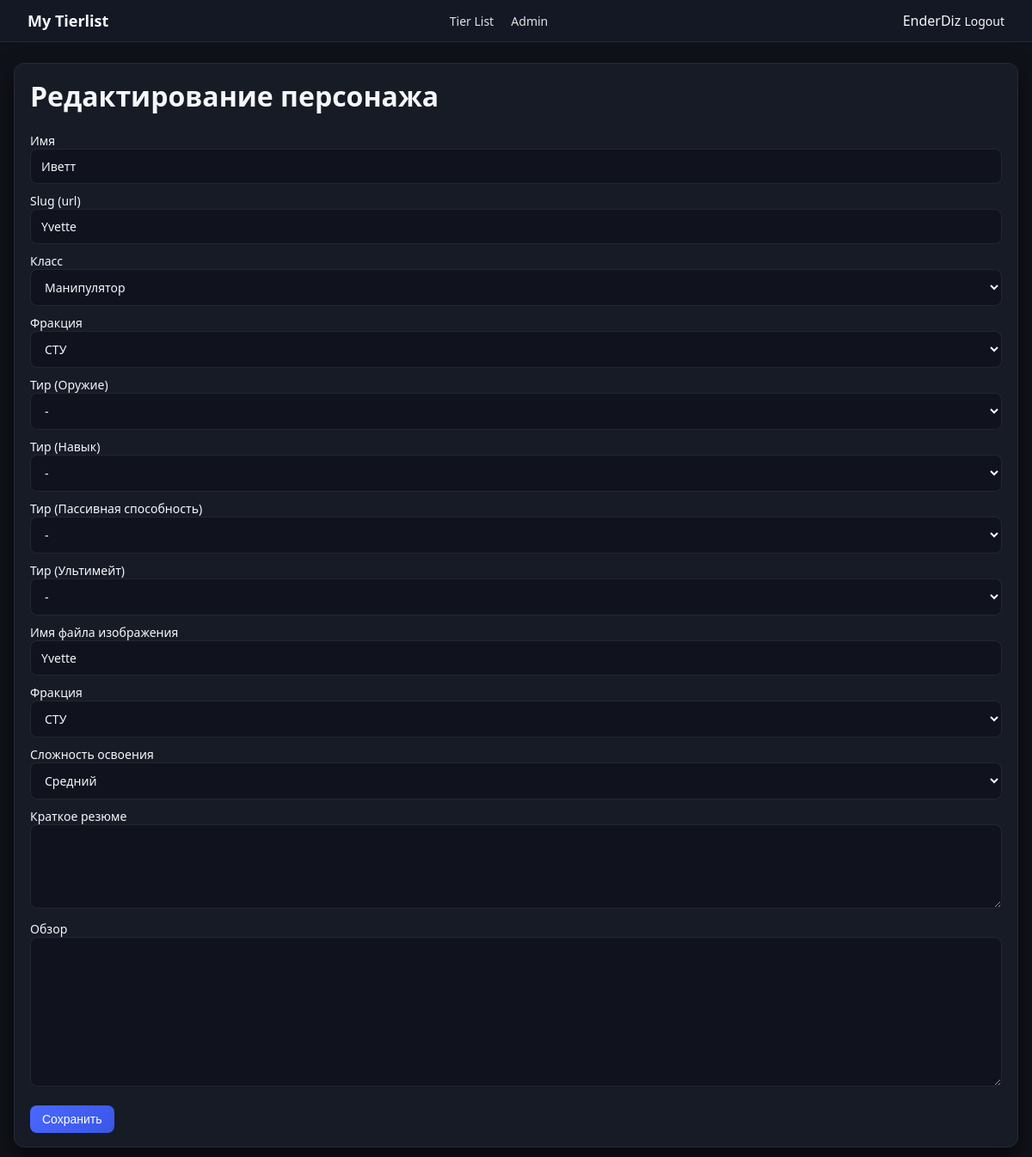
The app's page /admin/character/4/edit (signed in) with its own data.
### models.py (models this page shows, shortened)
class User(db.Model):
    id = db.Column(db.Integer, primary_key=True)
    username = db.Column(db.String(64), unique=True, nullable=False)
    password_hash = db.Column(db.String(255), nullable=False)
    is_admin = db.Column(db.Boolean, default=False)

class Character(db.Model):
    id = db.Column(db.Integer, primary_key=True)
    name = db.Column(db.String(128), nullable=False)
    slug = db.Column(db.String(128), unique=True, nullable=False)
    class_name = db.Column(db.String(32))
    faction = db.Column(db.String(32))
    tier_weapon = db.Column(db.String(1))
    tier_skill = db.Column(db.String(1))
    tier_passive = db.Column(db.String(1))
    tier_ultimate = db.Column(db.String(1))
    difficulty = db.Column(db.String(32))  # НОВОЕ: сложность освоения
    short_summary = db.Column(db.Text)
    review = db.Column(db.Text)
    image_name = db.Column(db.String(255))
    skills = db.relationship("Skill", backref="character", lazy=True,
                             cascade="all, delete-orphan")

### app.py (the view, shortened to what this page needs)
    @app.route("/admin/character/<int:char_id>/edit", methods=["GET", "POST"])
    @admin_required
    def admin_edit_character(char_id):
        ch = Character.query.get_or_404(char_id)
        return render_template("admin_edit_character.html", character=ch)

### auth.py (called while the page is built)
def get_current_user():
    user_id = session.get("user_id")
    if user_id is None:
        return None
    return User.query.get(user_id)

def admin_required(view_func):
    @wraps(view_func)
    def wrapper(*args, **kwargs):
        user = get_current_user()
        if not user or not user.is_admin:
            flash("Недостаточно прав.", "error")
            return redirect(url_for("login"))
        return view_func(*args, **kwargs)
    return wrapper

### templates/admin_edit_character.html (shortened to what this page needs)
{% extends "base.html" %}
{% if character %}
    {% set page_title = "Редактирование персонажа" %}
{% else %}
    {% set page_title = "Новый персонаж" %}
{% endif %}
{% block content %}
<div class="card">
    <h1>{{ page_title }}</h1>
    <form method="post">
        <div class="form-grid">
            <label>Имя
                <input type="text" name="name" value="{{ character.name if character else '' }}" required>
            </label>
            <label>Slug (url)
                <input type="text" name="slug" value="{{ character.slug if character else '' }}" required>
            </label>
            <label>Класс
                {% set cls = character.class_name if character else '' %}
                <select name="class_name">
                    <option value="Манипулятор" {% if cls=='Манипулятор' %}selected{% endif %}>Манипулятор</option>
                </select>
            </label>
            <label>Фракция
                {% set f = character.faction if character else '' %}
                <select name="faction">
                    <option value="СТУ" {% if f=='СТУ' %}selected{% endif %}>СТУ</option>
                </select>
            </label>
            {% set tw = character.tier_weapon if character else '' %}
            {% set ts = character.tier_skill if character else '' %}
            {% set tp = character.tier_passive if character else '' %}
            {% set tu = character.tier_ultimate if character else '' %}
            <label>Тир (Оружие)
                <select name="tier_weapon">
                    <option value="">-</option>
                </select>
            </label>
            <label>Тир (Навык)
                <select name="tier_skill">
                    <option value="">-</option>
                </select>
            </label>
            <label>Тир (Пассивная способность)
                <select name="tier_passive">
                    <option value="">-</option>
                </select>
            </label>
            <label>Тир (Ультимейт)
                <select name="tier_ultimate">
                    <option value="">-</option>
                </select>
            </label>
            <label>Имя файла изображения
                <input type="text" name="image_name"
                       value="{{ character.image_name.replace('.png', '') if character and character.image_name else '' }}">
            </label>
            <label>Фракция
                {% set f = character.faction if character else '' %}
                <select name="faction">
                    <option value="СТУ" {% if f=='СТУ' %}selected{% endif %}>СТУ</option>
                </select>
            </label>
            <label>Сложность освоения
                {% set diff = character.difficulty if character else '' %}
                <select name="difficulty">
                    <option value="Средний" {% if diff=='Средний' %}selected{% endif %}>Средний</option>
                </select>
            </label>
        </div>
        <label>Краткое резюме
            <textarea name="short_summary" rows="4">{{ character.short_summary if character else '' }}</textarea>
        </label>
        <label>Обзор
            <textarea name="review" rows="8">{{ character.review if character else '' }}</textarea>
        </label>
        <button type="submit">Сохранить</button>
    </form>
</div>
{% endblock %}

### templates/base.html (shortened to what this page needs)
<!doctype html>
<html lang="en">
<head>
    <link rel="stylesheet" href="{{ url_for('static', filename='style.css') }}">
</head>
<body>
<header class="top-nav">
    <div class="logo">My Tierlist</div>
    <nav>
        <a href="{{ url_for('tier_list') }}">Tier List</a>
        {% if current_user and current_user.is_admin %}
            <a href="{{ url_for('admin_dashboard') }}">Admin</a>
        {% endif %}
    </nav>
    <div class="user-block">
        {% if current_user %}
            <span>{{ current_user.username }}</span>
            <a href="{{ url_for('logout') }}">Logout</a>
        {% else %}
            <a href="{{ url_for('login') }}">Login</a>
        {% endif %}
    </div>
</header>
<main class="page-container">
    {% block content %}{% endblock %}
</main>
</body>
</html>

### static/style.css (style rules this page uses)
body { margin: 0; font-family: system-ui, -apple-system, BlinkMacSystemFont, "Segoe UI", sans-serif; background: #101219; color: #f6f7fb; }
a { color: inherit; text-decoration: none; }
.top-nav { position: sticky; top: 0; z-index: 10; display: flex; align-items: center; justify-content: space-between; padding: 12px 32px; background: #141824; border-bottom: 1px solid #242838; backdrop-filter: blur(8px); }
.logo { font-weight: 700; font-size: 18px; }
.top-nav nav a { margin-right: 16px; font-size: 14px; opacity: 0.9; }
.user-block a { font-size: 14px; }
.page-container { max-width: 1280px; margin: 24px auto 40px; padding: 0 16px; }
.card { background: #171b26; border-radius: 12px; padding: 16px 18px; margin-bottom: 20px; border: 1px solid #252a3a; box-shadow: 0 10px 25px rgba(0, 0, 0, 0.55); }
h1, h2, h3 { margin-top: 0; }
label { display: block; font-size: 14px; margin-bottom: 10px; }
input[type="text"], input[type="password"], textarea, select { width: 100%; background: #10131d; border-radius: 8px; border: 1px solid rgba(255, 255, 255, 0.08); padding: 10px 12px; color: #f4f6fc; font: inherit; box-sizing: border-box; }
button, .btn { display: inline-block; padding: 8px 14px; border-radius: 8px; border: none; background: linear-gradient(135deg, #4b68ff, #3a56e6); color: #ffffff; font-size: 14px; cursor: pointer; margin-top: 8px; }

### records on screen
User: username "EnderDiz"
Character: name "Иветт", slug "Yvette", class_name "Манипулятор", faction "СТУ", image_name "Yvette", difficulty "Средний"

### other values on screen
{{ page_title }} "Редактирование персонажа"
